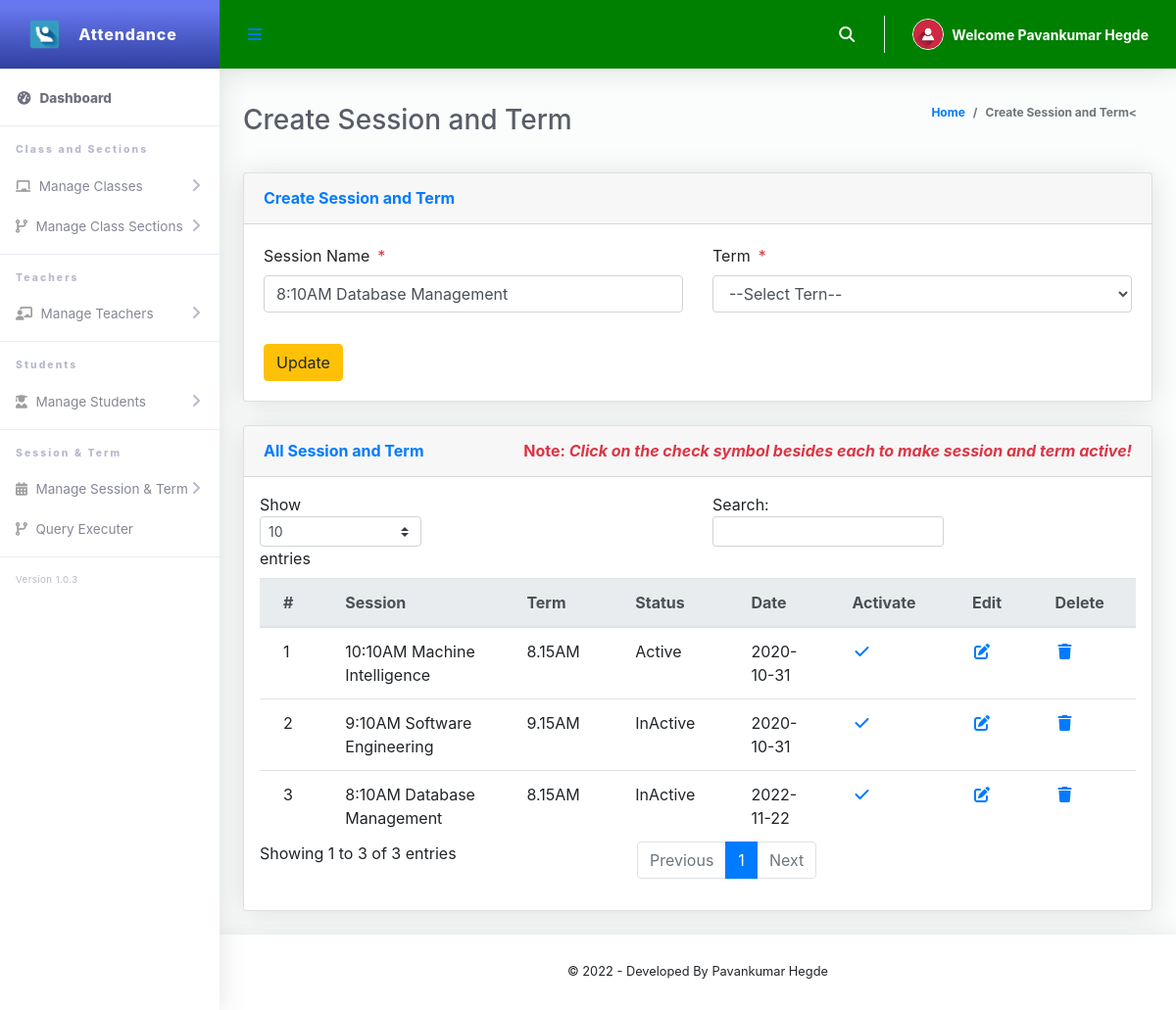
/Admin/createSessionTerm.php?action=edit&Id=4 (signed in), run on the app's committed database.
### tables this page shows
CREATE TABLE `tblsessionterm` (
  `Id` int(10) NOT NULL,
  `sessionName` varchar(50) NOT NULL,
  `termId` varchar(50) NOT NULL,
  `isActive` varchar(10) NOT NULL,
  `dateCreated` varchar(50) NOT NULL
);

CREATE TABLE `tblterm` (
  `Id` int(10) NOT NULL,
  `termName` varchar(20) NOT NULL
);

### Admin/createSessionTerm.php (the view, shortened to what this page needs)
<?php
include '../Includes/dbcon.php';
 if (isset($_GET['Id']) && isset($_GET['action']) && $_GET['action'] == "edit")
	{
        $Id= $_GET['Id'];
        $query=mysqli_query($conn,"select * from tblsessionterm where Id ='$Id'");
        $row=mysqli_fetch_array($query);
    }
?>
<!DOCTYPE html>
<html lang="en">
<head>
  <link href="../vendor/fontawesome-free/css/all.min.css" rel="stylesheet" type="text/css">
  <link href="../vendor/bootstrap/css/bootstrap.min.css" rel="stylesheet" type="text/css">
  <link href="css/ruang-admin.min.css" rel="stylesheet">
</head>
<body id="page-top">
  <div id="wrapper">
      <?php include "Includes/sidebar.php";?>
    <div id="content-wrapper" class="d-flex flex-column">
      <div id="content">
       <?php include "Includes/topbar.php";?>
        <div class="container-fluid" id="container-wrapper">
          <div class="d-sm-flex align-items-center justify-content-between mb-4">
            <h1 class="h3 mb-0 text-gray-800">Create Session and Term</h1>
            <ol class="breadcrumb">
              <li class="breadcrumb-item"><a href="./">Home</a></li>
              <li class="breadcrumb-item active" aria-current="page">Create Session and Term<</li>
            </ol>
          </div>
          <div class="row">
            <div class="col-lg-12">
              <div class="card mb-4">
                <div class="card-header py-3 d-flex flex-row align-items-center justify-content-between">
                  <h6 class="m-0 font-weight-bold text-primary">Create Session and Term</h6>
                </div>
                <div class="card-body">
                  <form method="post">
                    <div class="form-group row mb-3">
                        <div class="col-xl-6">
                            <label class="form-control-label">Session Name<span class="text-danger ml-2">*</span></label>
                      <input type="text" class="form-control" name="sessionName" value="<?php echo $row['sessionName'];?>" id="exampleInputFirstName" placeholder="Session">
                        </div>
                        <div class="col-xl-6">
                            <label class="form-control-label">Term<span class="text-danger ml-2">*</span></label>
                              <?php
                        $qry= "SELECT * FROM tblterm ORDER BY termName ASC";
                        $result = $conn->query($qry);
                        $num = $result->num_rows;
                        if ($num > 0){
                          echo ' <select required name="termId" class="form-control mb-3">';
                          echo'<option value="">--Select Tern--</option>';
                                  echo '</select>';
                              }
                            ?>
                        </div>
                    </div>
                      <?php
                    if (isset($Id))
                    {
                    ?>
                    <button type="submit" name="update" class="btn btn-warning">Update</button>
                    <?php
                    } else {
                    ?>
                    <button type="submit" name="save" class="btn btn-primary">Save</button>
                    <?php
                    }
                    ?>
                  </form>
                </div>
              </div>
                 <div class="row">
              <div class="col-lg-12">
              <div class="card mb-4">
                <div class="card-header py-3 d-flex flex-row align-items-center justify-content-between">
                  <h6 class="m-0 font-weight-bold text-primary">All Session and Term</h6>
                  <h6 class="m-0 font-weight-bold text-danger">Note: <i>Click on the check symbol besides each to make session and term active!</i></h6>
                </div>
                <div class="table-responsive p-3">
                  <table class="table align-items-center table-flush table-hover" id="dataTableHover">
                    <thead class="thead-light">
                      <tr>
                        <th>#</th>
                        <th>Session</th>
                        <th>Term</th>
                        <th>Status</th>
                        <th>Date</th>
                        <th>Activate</th>
                        <th>Edit</th>
                        <th>Delete</th>
                      </tr>
                    </thead>
                    <tbody>
                  <?php
                      $query = "SELECT tblsessionterm.Id,tblsessionterm.sessionName,tblsessionterm.isActive,tblsessionterm.dateCreated,
                      tblterm.termName
                      FROM tblsessionterm
                      INNER JOIN tblterm ON tblterm.Id = tblsessionterm.termId";
                      $rs = $conn->query($query);
                      $num = $rs->num_rows;
                      $sn=0;
                      if($num > 0)
                      {
                        while ($rows = $rs->fetch_assoc())
                          {
                            if($rows['isActive'] == '1'){$status = "Active";}else{$status = "InActive";}
                             $sn = $sn + 1;
                            echo"
                              <tr>
                                <td>".$sn."</td>
                                <td>".$rows['sessionName']."</td>
                                <td>".$rows['termName']."</td>
                                <td>".$status."</td>
                                <td>".$rows['dateCreated']."</td>
                                 <td><a href='?action=activate&Id=".$rows['Id']."'><i class='fas fa-fw fa-check'></i></a></td>
                                <td><a href='?action=edit&Id=".$rows['Id']."'><i class='fas fa-fw fa-edit'></i></a></td>
                                <td><a href='?action=delete&Id=".$rows['Id']."'><i class='fas fa-fw fa-trash'></i></a></td>
                              </tr>";
                          }
                      }
                      else
                      {
                           echo
                           "<div class='alert alert-danger' role='alert'>
                            No Record Found!
                            </div>";
                      }
                      ?>
                    </tbody>
                  </table>
                </div>
              </div>
            </div>
            </div>
          </div>
        </div>
      </div>
       <?php include "Includes/footer.php";?>
    </div>
  </div>
</body>
</html>

### Admin/Includes/topbar.php (shortened to what this page needs)
<?php
  $query = "SELECT * FROM tbladmin WHERE Id = ".$_SESSION['userId']."";
  $rs = $conn->query($query);
  $rows = $rs->fetch_assoc();
  $fullName = $rows['firstName']." ".$rows['lastName'];
?>
<nav class="navbar navbar-expand navbar-light topbar mb-4 static-top" style="background-color:green;">
          <button id="sidebarToggleTop" class="btn btn-link rounded-circle mr-3">
            <i class="fa fa-bars"></i>
          </button>
          <ul class="navbar-nav ml-auto">
            <li class="nav-item dropdown no-arrow">
              <a class="nav-link dropdown-toggle" href="#" id="searchDropdown" role="button" data-toggle="dropdown"
                aria-haspopup="true" aria-expanded="false">
                <i class="fas fa-search fa-fw"></i>
              </a>
            </li>
            <li class="nav-item dropdown no-arrow">
              <a class="nav-link dropdown-toggle" href="#" id="userDropdown" role="button" data-toggle="dropdown"
                aria-haspopup="true" aria-expanded="false">
                <img class="img-profile rounded-circle" src="img/user-icn.png" style="max-width: 60px">
                <span class="ml-2 d-none d-lg-inline text-white small"><b>Welcome <?php echo $fullName;?></b></span>
              </a>
            </li>
          </ul>
        </nav>

### data on the page
tblsessionterm: sessionName "8:10AM Database Management", termId.termName "8.15AM", isActive "InActive", dateCreated "2022-11-22"
tblsessionterm: sessionName "10:10AM Machine Intelligence", termId.termName "8.15AM", isActive "Active", dateCreated "2020-10-31"
tblsessionterm: sessionName "9:10AM Software Engineering", termId.termName "9.15AM", isActive "InActive", dateCreated "2020-10-31"

### other printed values
$fullName "Pavankumar Hegde"
